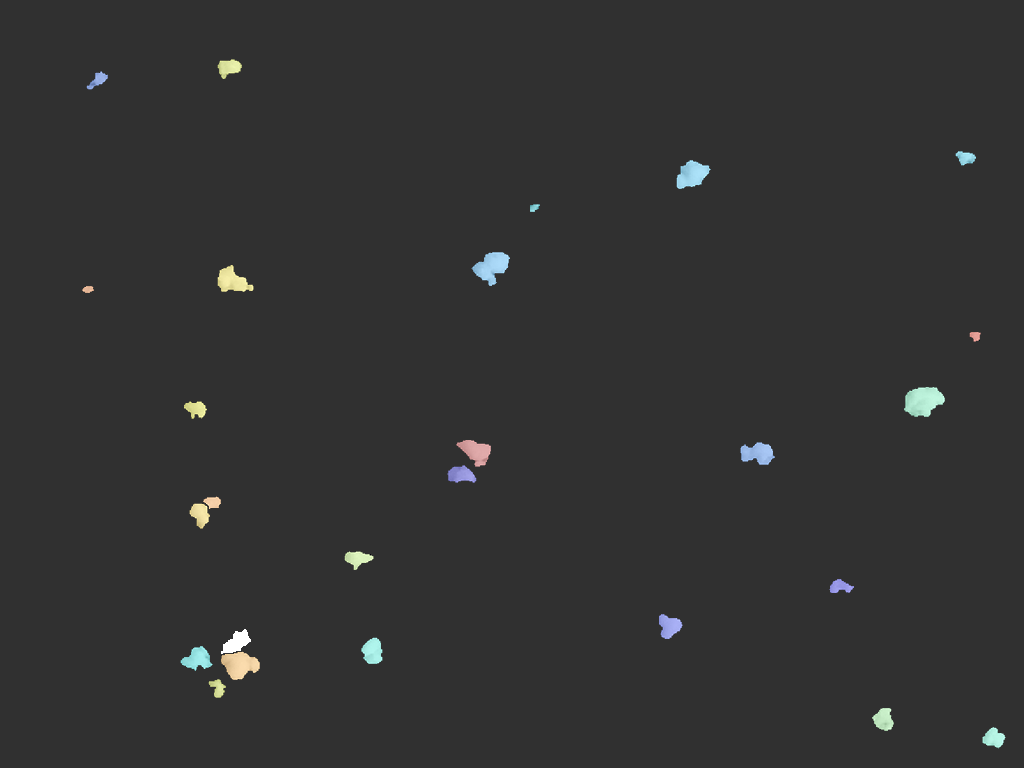
#> input picture Harris_watershed/text_image/2_10.png, 1024 x 768 px, found by its file name
$ python jiSuanDengXiaoZhiJing.py
#> lines starting #> are read from the running program, lines starting #| are printed output that depends on the picture
import cv2
import numpy as np
import matplotlib.pyplot as plt

def calculate_equivalent_diameter(contour, pixel_size):
    # 计算等效直径（以微米为单位）
    area = cv2.contourArea(contour)
    equivalent_diameter = np.sqrt(4 * area / np.pi) * pixel_size
    return equivalent_diameter

# 读取已分割完毕的图像
image_path = "Harris_watershed/text_image/2_10.png"  # 替换成你的图像路径
img = cv2.imread(image_path)
#> img is the input picture: shape (768, 1024, 3); mean B, G, R 49.9, 50, 49.7

# 将图像转换为灰度
gray = cv2.cvtColor(img, cv2.COLOR_BGR2GRAY)

# 查找轮廓
contours, _ = cv2.findContours(gray, cv2.RETR_EXTERNAL, cv2.CHAIN_APPROX_SIMPLE)
#> contours = [[[0, 0], [0, 767], [1023, 767], [1023, 0]]]

# 真实尺寸每像素0.02324219微米
pixel_size = 0.02324219

# 创建一个空白图像用于绘制轮廓
contour_img = np.zeros_like(img)

# 计算每个颗粒的等效直径并绘制轮廓
for contour in contours:
    equivalent_diameter = calculate_equivalent_diameter(contour, pixel_size)
    cv2.drawContours(contour_img, [contour], 0, (255, 255, 255), 1)  # 绘制白色轮廓
#> this loop made 1 pass
#> (contour, area in calculate_equivalent_diameter, equivalent_diameter) on pass 1: ([[0, 0], [0, 767], [1023, 767], [1023, 0]], 784641, 23.23)
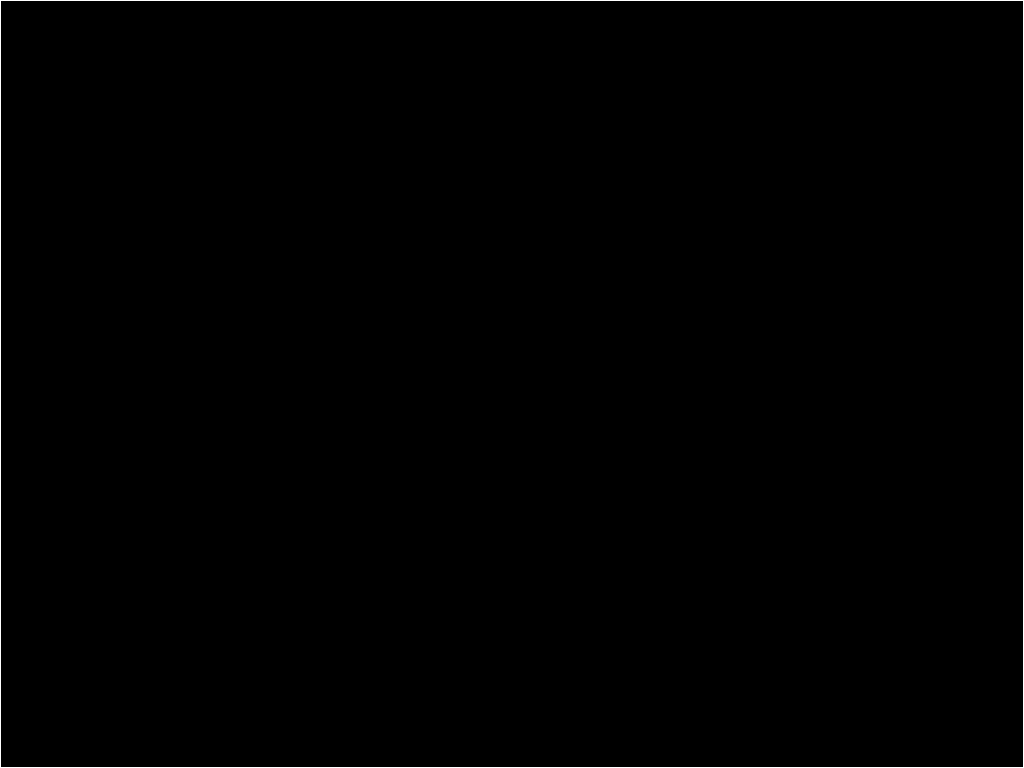
#> contour_img: shape (768, 1024, 3); 0.46% white in thin lines or dots

# 显示原始图像和带有轮廓的图像
plt.subplot(121), plt.imshow(cv2.cvtColor(img, cv2.COLOR_BGR2RGB)), plt.title('Original Image')
plt.subplot(122), plt.imshow(contour_img, cmap='gray'), plt.title('Contours')
plt.show()
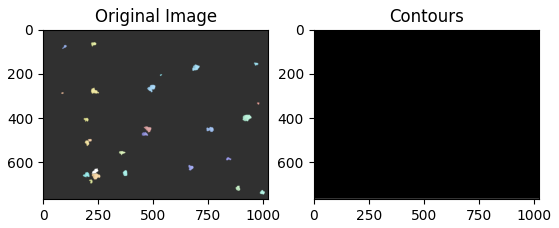
#> figure drawn by matplotlib, 2 panels

# 绘制PSD分布直方图
equivalent_diameters = [calculate_equivalent_diameter(contour, pixel_size) for contour in contours]
#> equivalent_diameters = [23.23]
# [6 lines of commented-out code are left out]
bins = [0, 0.08, 0.16, 0.24, 0.32, 0.40, 0.48, 0.56, 0.64, 0.72, 0.8]
# 绘制粒径分布直方图
plt.hist(equivalent_diameters, bins=bins, edgecolor='black')
plt.xlabel('Equivalent Diameter')
plt.ylabel('Count')
plt.title('Particle Size Distribution (hand)')
plt.xticks(bins)
plt.show()
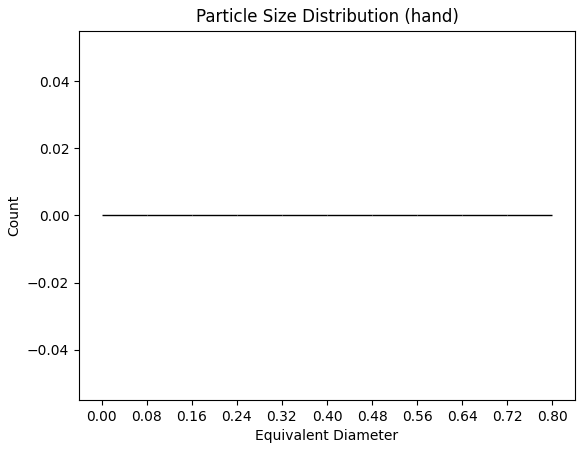
#> figure drawn by matplotlib, 1 panel

$ run again, with Harris_watershed/text_image/2_19.png copied over Harris_watershed/text_image/2_10.png
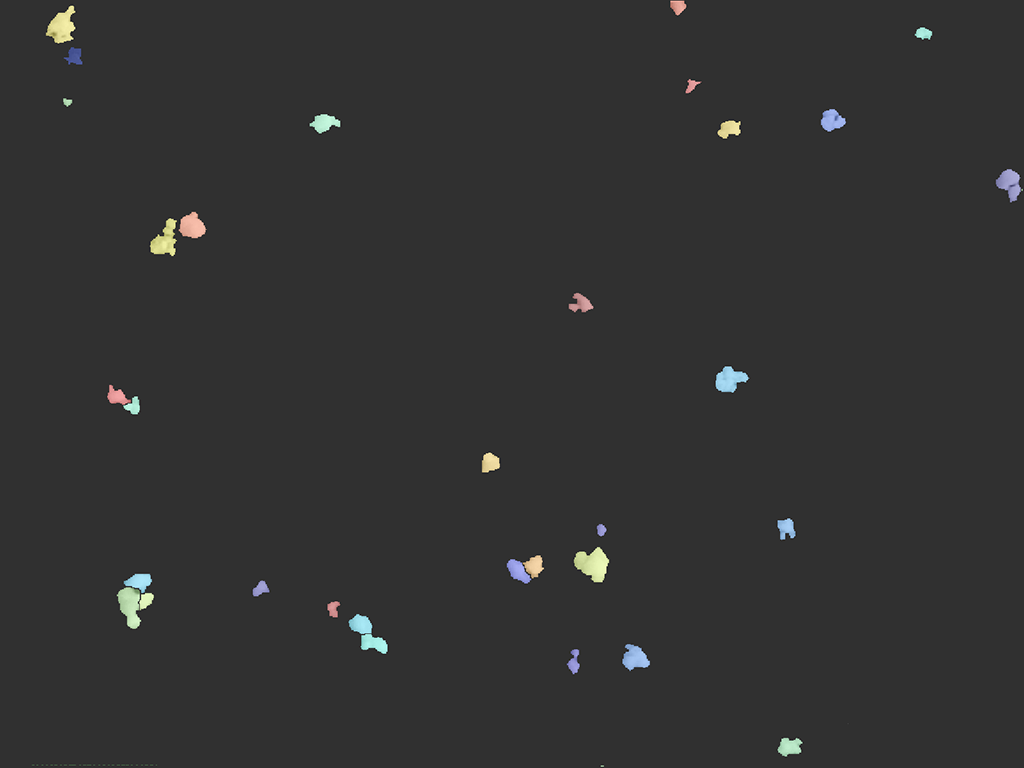
#> input picture Harris_watershed/text_image/2_19.png, 1024 x 768 px, found by its file name
#> img is the input picture: shape (768, 1024, 3); mean B, G, R 49.8, 49.9, 49.8
#> contours = [[[0, 0], [0, 767], [1023, 767], [1023, 0]]]
#> the loop `for contour in contours:` made 1 pass
#> (contour, area in calculate_equivalent_diameter, equivalent_diameter) on pass 1: ([[0, 0], [0, 767], [1023, 767], [1023, 0]], 784641, 23.23)
#> `plt.show()`:
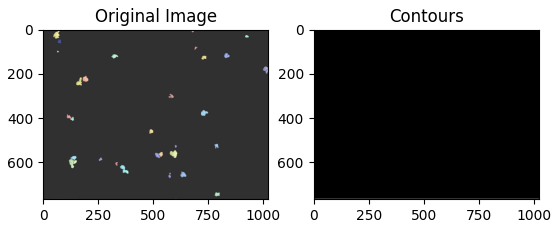
#> figure drawn by matplotlib, 2 panels
#> equivalent_diameters = [23.23]

$ run again, with Harris_watershed/text_image/2_7.png copied over Harris_watershed/text_image/2_10.png
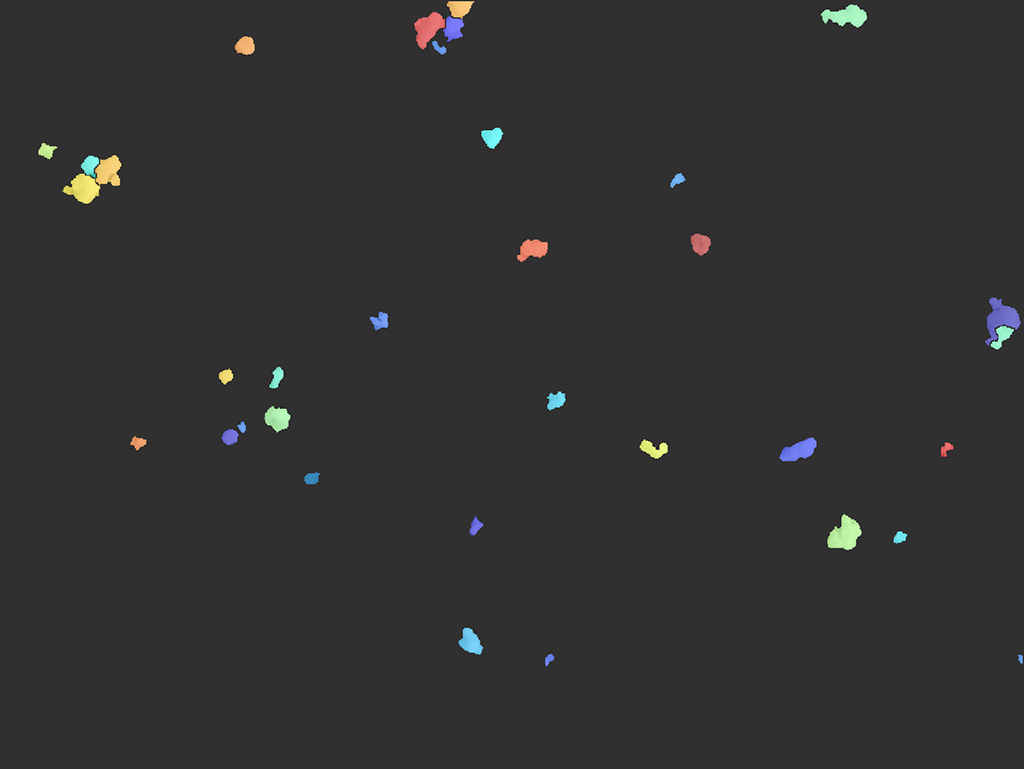
#> input picture Harris_watershed/text_image/2_7.png, 1024 x 769 px, found by its file name
#> img is the input picture: shape (769, 1024, 3); mean B, G, R 49.6, 49.7, 49.6
#> contours = [[[0, 0], [0, 768], [1023, 768], [1023, 0]]]
#> the loop `for contour in contours:` made 1 pass
#> (contour, area in calculate_equivalent_diameter, equivalent_diameter) on pass 1: ([[0, 0], [0, 768], [1023, 768], [1023, 0]], 785664, 23.25)
#> `plt.show()`:
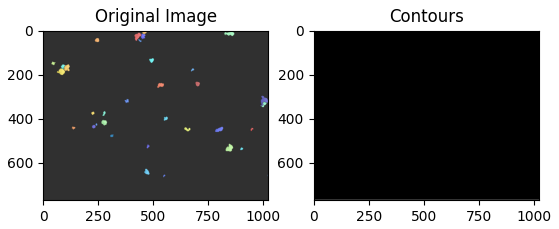
#> figure drawn by matplotlib, 2 panels
#> equivalent_diameters = [23.25]
